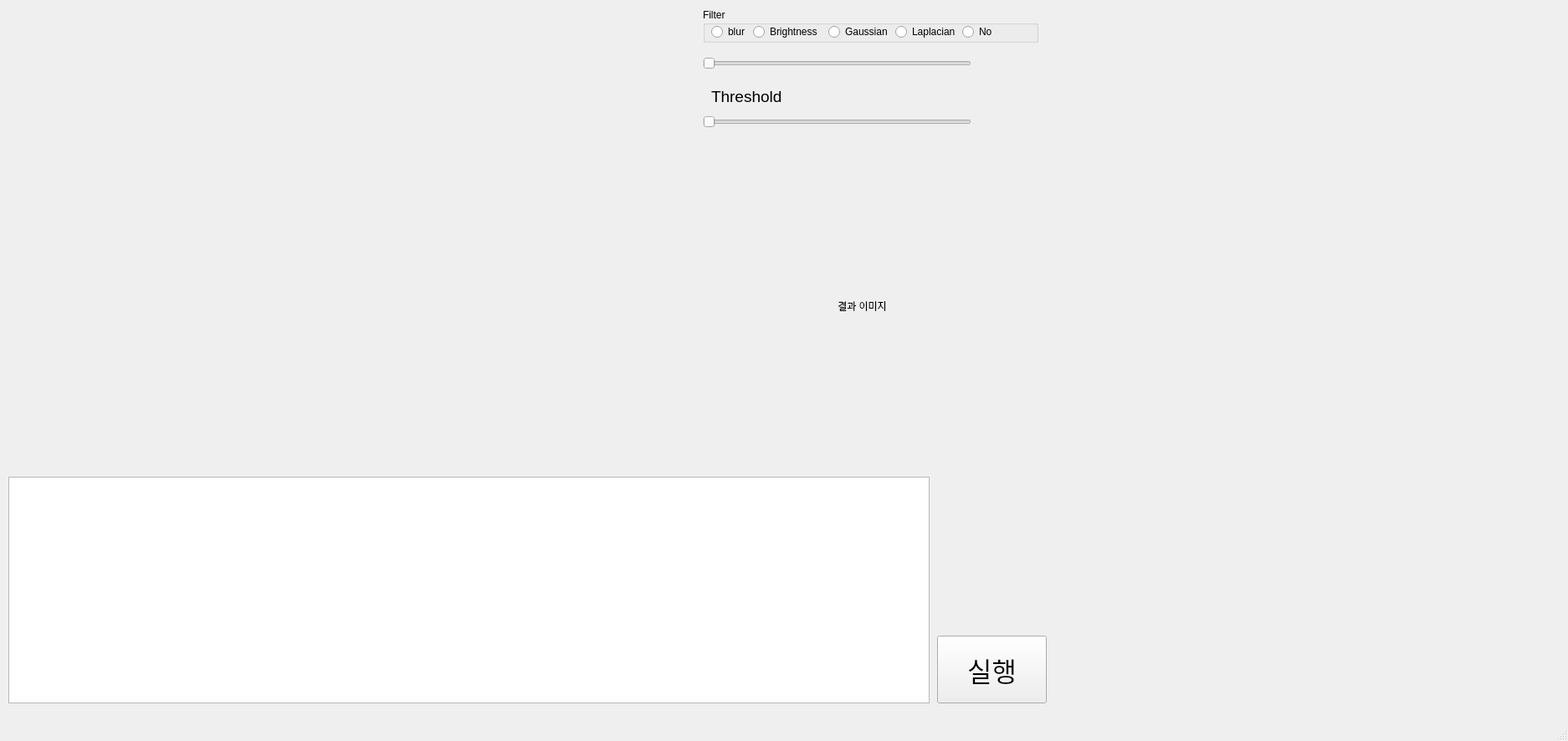
<?xml version="1.0" encoding="UTF-8"?>
<ui version="4.0">
 <class>MainWindow</class>
 <widget class="QMainWindow" name="MainWindow">
  <property name="geometry">
   <rect>
    <x>0</x>
    <y>0</y>
    <width>1874</width>
    <height>886</height>
   </rect>
  </property>
  <property name="windowTitle">
   <string>MainWindow</string>
  </property>
  <widget class="QWidget" name="centralwidget">
   <widget class="QLabel" name="IMG1">
    <property name="geometry">
     <rect>
      <x>10</x>
      <y>20</y>
      <width>400</width>
      <height>541</height>
     </rect>
    </property>
    <property name="text">
     <string/>
    </property>
    <property name="alignment">
     <set>Qt::AlignCenter</set>
    </property>
   </widget>
   <widget class="QLabel" name="IMG2">
    <property name="geometry">
     <rect>
      <x>420</x>
      <y>20</y>
      <width>400</width>
      <height>540</height>
     </rect>
    </property>
    <property name="text">
     <string/>
    </property>
    <property name="alignment">
     <set>Qt::AlignCenter</set>
    </property>
   </widget>
   <widget class="QGroupBox" name="groupBox">
    <property name="geometry">
     <rect>
      <x>840</x>
      <y>10</y>
      <width>401</width>
      <height>41</height>
     </rect>
    </property>
    <property name="title">
     <string>Filter</string>
    </property>
    <widget class="QRadioButton" name="Blur_radioButton">
     <property name="geometry">
      <rect>
       <x>10</x>
       <y>20</y>
       <width>90</width>
       <height>16</height>
      </rect>
     </property>
     <property name="text">
      <string>blur</string>
     </property>
     <property name="checkable">
      <bool>true</bool>
     </property>
     <property name="checked">
      <bool>false</bool>
     </property>
    </widget>
    <widget class="QRadioButton" name="Brightness_radioButton">
     <property name="geometry">
      <rect>
       <x>60</x>
       <y>20</y>
       <width>90</width>
       <height>16</height>
      </rect>
     </property>
     <property name="text">
      <string>Brightness</string>
     </property>
     <property name="checkable">
      <bool>true</bool>
     </property>
     <property name="checked">
      <bool>false</bool>
     </property>
    </widget>
    <widget class="QRadioButton" name="Gaussian_radioButton">
     <property name="geometry">
      <rect>
       <x>150</x>
       <y>20</y>
       <width>90</width>
       <height>16</height>
      </rect>
     </property>
     <property name="text">
      <string>Gaussian</string>
     </property>
     <property name="checkable">
      <bool>true</bool>
     </property>
     <property name="checked">
      <bool>false</bool>
     </property>
    </widget>
    <widget class="QRadioButton" name="No_radioButton">
     <property name="geometry">
      <rect>
       <x>310</x>
       <y>20</y>
       <width>90</width>
       <height>16</height>
      </rect>
     </property>
     <property name="text">
      <string>No</string>
     </property>
    </widget>
    <widget class="QRadioButton" name="Laplacian_radioButton">
     <property name="geometry">
      <rect>
       <x>230</x>
       <y>20</y>
       <width>90</width>
       <height>16</height>
      </rect>
     </property>
     <property name="text">
      <string>Laplacian</string>
     </property>
    </widget>
   </widget>
   <widget class="QLabel" name="Threshold">
    <property name="geometry">
     <rect>
      <x>850</x>
      <y>100</y>
      <width>141</width>
      <height>31</height>
     </rect>
    </property>
    <property name="font">
     <font>
      <family>Arial</family>
      <pointsize>14</pointsize>
     </font>
    </property>
    <property name="text">
     <string>Threshold</string>
    </property>
   </widget>
   <widget class="QSlider" name="Threshold_Slide">
    <property name="geometry">
     <rect>
      <x>840</x>
      <y>130</y>
      <width>321</width>
      <height>31</height>
     </rect>
    </property>
    <property name="maximum">
     <number>255</number>
    </property>
    <property name="orientation">
     <enum>Qt::Horizontal</enum>
    </property>
   </widget>
   <widget class="QLabel" name="Num1_label">
    <property name="geometry">
     <rect>
      <x>1170</x>
      <y>140</y>
      <width>71</width>
      <height>31</height>
     </rect>
    </property>
    <property name="text">
     <string/>
    </property>
   </widget>
   <widget class="QLabel" name="Result_IMG_label">
    <property name="geometry">
     <rect>
      <x>840</x>
      <y>180</y>
      <width>381</width>
      <height>371</height>
     </rect>
    </property>
    <property name="text">
     <string>결과 이미지</string>
    </property>
    <property name="alignment">
     <set>Qt::AlignCenter</set>
    </property>
   </widget>
   <widget class="QSlider" name="Filter_Slider">
    <property name="geometry">
     <rect>
      <x>840</x>
      <y>60</y>
      <width>321</width>
      <height>31</height>
     </rect>
    </property>
    <property name="orientation">
     <enum>Qt::Horizontal</enum>
    </property>
   </widget>
   <widget class="QLabel" name="Num2_label">
    <property name="geometry">
     <rect>
      <x>1170</x>
      <y>70</y>
      <width>71</width>
      <height>31</height>
     </rect>
    </property>
    <property name="text">
     <string/>
    </property>
   </widget>
   <widget class="QPushButton" name="Run_Button">
    <property name="geometry">
     <rect>
      <x>1120</x>
      <y>760</y>
      <width>131</width>
      <height>81</height>
     </rect>
    </property>
    <property name="font">
     <font>
      <family>Agency FB</family>
      <pointsize>24</pointsize>
     </font>
    </property>
    <property name="text">
     <string>실행</string>
    </property>
   </widget>
   <widget class="QTableWidget" name="tableWidget">
    <property name="geometry">
     <rect>
      <x>10</x>
      <y>570</y>
      <width>1101</width>
      <height>271</height>
     </rect>
    </property>
   </widget>
   <widget class="QLabel" name="IMG3">
    <property name="geometry">
     <rect>
      <x>1260</x>
      <y>10</y>
      <width>600</width>
      <height>830</height>
     </rect>
    </property>
    <property name="maximumSize">
     <size>
      <width>600</width>
      <height>830</height>
     </size>
    </property>
    <property name="text">
     <string/>
    </property>
    <property name="alignment">
     <set>Qt::AlignCenter</set>
    </property>
   </widget>
  </widget>
  <widget class="QMenuBar" name="menubar">
   <property name="geometry">
    <rect>
     <x>0</x>
     <y>0</y>
     <width>1874</width>
     <height>21</height>
    </rect>
   </property>
  </widget>
  <widget class="QStatusBar" name="statusbar"/>
 </widget>
 <resources/>
 <connections/>
</ui>
